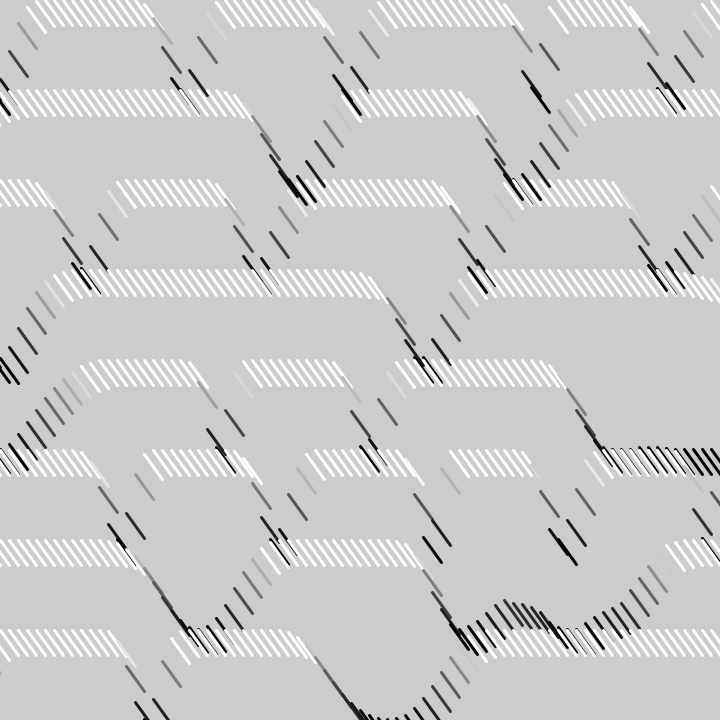
Frame 1 (no input)
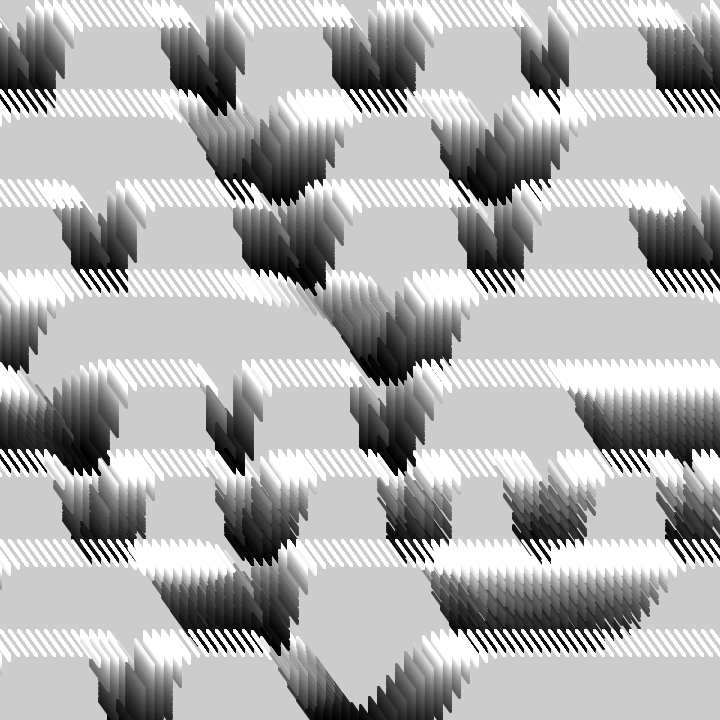
Frame 60 (the mouse pressed at the canvas centre just before this capture)
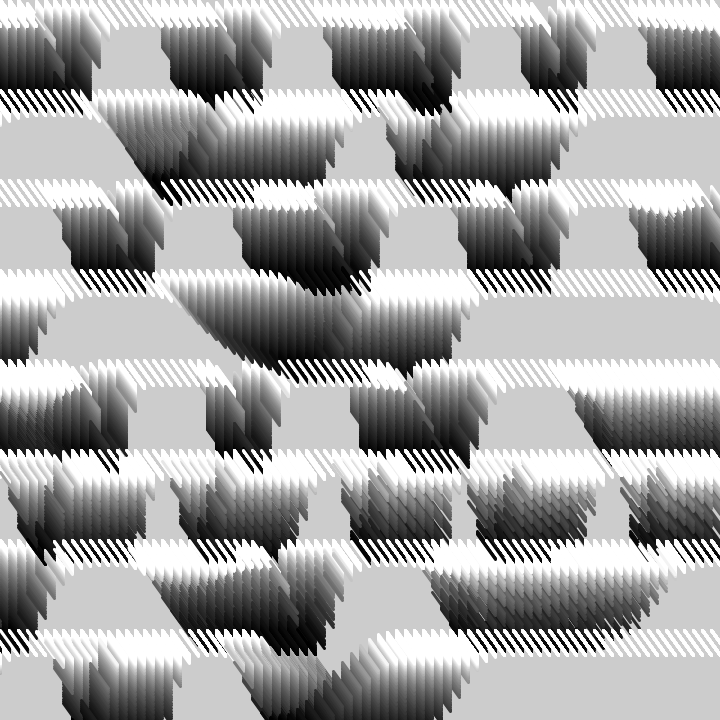
Frame 120 (the mouse held since frame 60 and released just before this capture)

The Processing sketch that drew these frames (run headless with seeded random() and noise(); from frame 60 on, the mouse is pressed at the canvas centre):

// Processing sketch: bit2atom_20210217c_randomWaveStripePattern22
// ── bit2atom_20210217c_randomWaveStripePattern22.pde
float x, y, t, S, P, f=1;
void setup() {
  size(720, 720);
  strokeWeight(3);
}
void draw() {
  clear();
  t+=.01;
  for (y=0; y<720; y+=90) {
    f=-f;
    for (x=-9; x<729; x+=9) {
      stroke((S=sq(sin((x+y)*.05*noise(y, x*.001+t*.05)*.5+t*f)))*999);
      line(x-9, y+(P=(pow(1-S, 8))*90), x+9, y+P+25);
    }
  }
}
